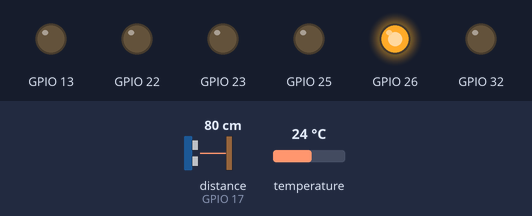
This sketch was run on a simulated ESP32. Parts: output pins drawn as LEDs (lit = HIGH). Wiring (inferred from the names in the program): ultrasonic range finder: trigger GPIO 16; echo GPIO 17. The test bench sets the inputs (shaded band); at power-on: distance to the obstacle (sensor on GPIO 17) 80 cm, temperature 24 °C. The echo pulse lasts 58.3 µs per cm; WiFi joins after 1.5 s; servers stay silent unless stated; uploads are accepted with an empty reply; pins used as bus, display or sensor lines are not drawn; what the sketch prints to the serial monitor is not drawn.

Above: at 3.7 s.
3.8 s: distance to the obstacle (sensor on GPIO 17) set to 2 cm
At 4.8 s:
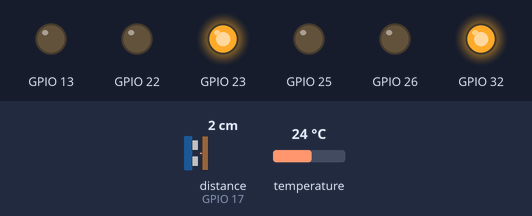
5.3 s: distance to the obstacle (sensor on GPIO 17) set to 35 cm
At 6.4 s:
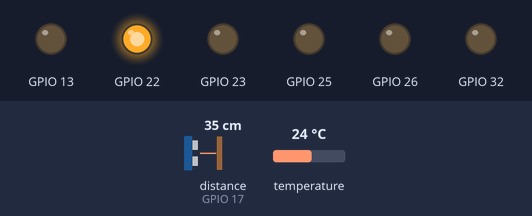
6.8 s: distance to the obstacle (sensor on GPIO 17) set to 60 cm
At 8.0 s:
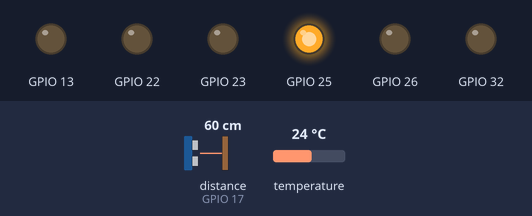
8.3 s: distance to the obstacle (sensor on GPIO 17) set to 120 cm
At 9.0 s:
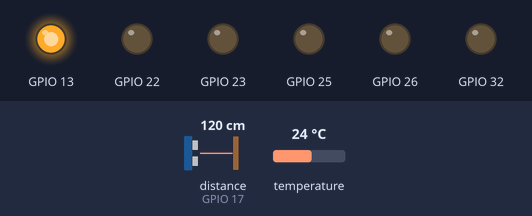
9.8 s: distance to the obstacle (sensor on GPIO 17) set to 4 cm
At 10.4 s:
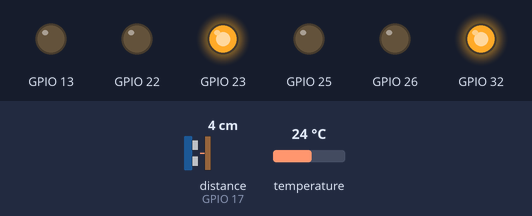
11.3 s: distance to the obstacle (sensor on GPIO 17) set to 250 cm
At 12.7 s:
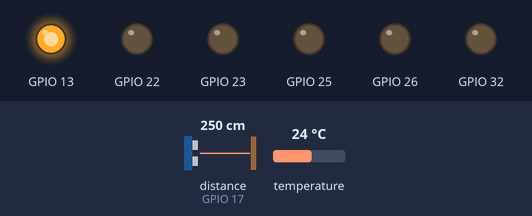
Timing chart, 0 to 13.9 s (numbered marks = the images above; inputs shaded):
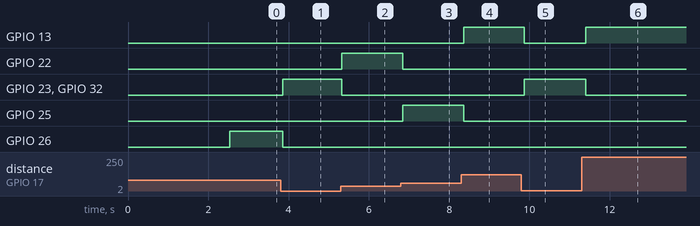

The sketch:

9_myprecious.ino
```cpp
#include <WiFi.h>
#include <HTTPClient.h>
#include "hc_sr04.h"
Distance distance;
#include "ds18b20.h"
Ds18b20 temperature;
#include "led.h"
Led led1(32);
Led led2(13);
Led led3(26);
Led led4(25);
Led led5(22);
Led led6(23);

const char* ssid     = "GY_Chil_Museum FREE";
const char* password = "goyang600";
//const char* ssid     = "cookie2";
//const char* password = "0317137263";
int myid=1;

unsigned s=1;
unsigned mark=0, mark2=0;

void send(float temp, float humidity, int distance ) {
	if (temp==0) {
		Serial.printf("\n skip 0 temp");
		return;
	}
	HTTPClient http;
	String url = "http://t.damoa.io:8080/add?u=600&f=3&i=";
	url+=String("0T")+String(temp);
	url+=String(",0H")+String(humidity);
	url+=String(",0F")+String(distance);
	url += "&s="+String(s++);
	http.begin(url);
	Serial.printf("\n%s", url.c_str());
	int httpCode = http.GET();
	if(httpCode == HTTP_CODE_OK) {
		String payload = http.getString();
	} else {
		Serial.println("http error "+ String(httpCode));
	}
	http.end();
}

void setup(void)
{
	Serial.begin(115200);
	delay(1000);

	Serial.printf("\n\n Trying WiFi %s", ssid);
	WiFi.begin(ssid, password);
	while (WiFi.status() != WL_CONNECTED) {
		delay(500);
		Serial.print(".");
	}


	Serial.println("WiFi connected");
	Serial.print("IP address: ");
	Serial.println(WiFi.localIP());
	mark = millis() + 2000;
	temperature.get();
}

void loop(void)
{
	if (millis()>mark) {
		mark = millis()+60000;
		send(temperature.get(), analogRead(33)/50., distance.get());
	}
	if (millis()>mark2) {
		mark2 = millis()+100;
		int d=distance.get();
		if (d>100) led2.on();
		else led2.off();
		if (d>75 && d<100) led3.on();
		else led3.off();
		if (d>50 && d<75) led4.on();
		else led4.off();
		if (d>25 && d<50) led5.on();
		else led5.off();
		if (d<25) {
			led6.on();
			led1.on();
		} else {
			led6.off();
			led1.off();
		}
	}
}
```

ds18b20.h
```cpp
#include <OneWire.h>
#include <DallasTemperature.h>

#define ONE_WIRE_BUS 4
OneWire oneWire(ONE_WIRE_BUS);
DallasTemperature _ds18b20(&oneWire);
class Ds18b20 {
public:
	bool ready;
	float temp_readings[8][100];
	int numreadings;
	int count;
	bool available;
	DeviceAddress address[8];

	Ds18b20() {
		available = true;
		ready = false;
	}

	float get() {
		float x=0;
		if (!available) return 0;
		if (!ready) {
			ready = true;
			_ds18b20.begin();
			if (_ds18b20.getDeviceCount()>0) {
			  Serial.printf("\nds18b20 found %d devices", _ds18b20.getDeviceCount());
			  count = _ds18b20.getDeviceCount();
			  for (int i=0; i<_ds18b20.getDeviceCount(); i++) {
				if (_ds18b20.getAddress(address[i], i)) Serial.printf("\n _ds18b20[%d] address ok, ", i);
				_ds18b20.setResolution(12);
				Serial.printf("resolution %d", _ds18b20.getResolution(address[i]));
			  }
			  _ds18b20.setWaitForConversion(false);
			  _ds18b20.requestTemperatures();
			} else Serial.printf("\nfound no _ds18b20");
			return 0;
		}
		for (int i=0; i<_ds18b20.getDeviceCount(); i++) {
			x = _ds18b20.getTempC(address[i]);
			//Serial.printf(" %.1f", x);
			//temp_readings[i][numreadings++]=x;
		}
		_ds18b20.requestTemperatures();
		return x;
	}
};
```

hc_sr04.h
```cpp
const int trigPin = 16;
const int echoPin = 17;
#define SOUND_SPEED 0.034
#define CM_TO_INCH 0.393701

class Distance {
public:
	long duration;
	float distanceCm;

	Distance(void) {
		pinMode(trigPin, OUTPUT);
		pinMode(echoPin, INPUT);
	}

	float get() {
		digitalWrite(trigPin, LOW);
		delayMicroseconds(2);
		digitalWrite(trigPin, HIGH);
		delayMicroseconds(10);
		digitalWrite(trigPin, LOW);

		duration = pulseIn(echoPin, HIGH);
		distanceCm = duration * SOUND_SPEED/2;
		//Serial.println(distanceCm);
		return(int(distanceCm));
	}
};
```

led.h
```cpp
class Led {
public:
	int pin;
	Led(int _pin) {
		pin=_pin;
	  pinMode(pin, OUTPUT);
	}

	void on() {
	  digitalWrite(pin,1);
	}

	void off() {
	  digitalWrite(pin,0);
	}

	void on_off(int _on, int _off) {
		on();
		delay(_on);
		off();
		delay(_off);
	}
};
```

Measured:
- after the input at 3.8 s, GPIO 23, GPIO 32: LOW → HIGH after 0.05 s; GPIO 26: HIGH → LOW after 0.05 s
- after the input at 5.3 s, GPIO 22: LOW → HIGH at once; GPIO 23, GPIO 32: HIGH → LOW at once
- after the input at 6.8 s, GPIO 22: HIGH → LOW after 0.05 s; GPIO 25: LOW → HIGH after 0.05 s
- after the input at 8.3 s, GPIO 13: LOW → HIGH after 0.07 s; GPIO 25: HIGH → LOW after 0.07 s
- after the input at 9.8 s, GPIO 13: HIGH → LOW after 0.08 s; GPIO 23, GPIO 32: LOW → HIGH after 0.08 s
- after the input at 11.3 s, GPIO 13: LOW → HIGH after 0.11 s; GPIO 23, GPIO 32: HIGH → LOW after 0.11 s
